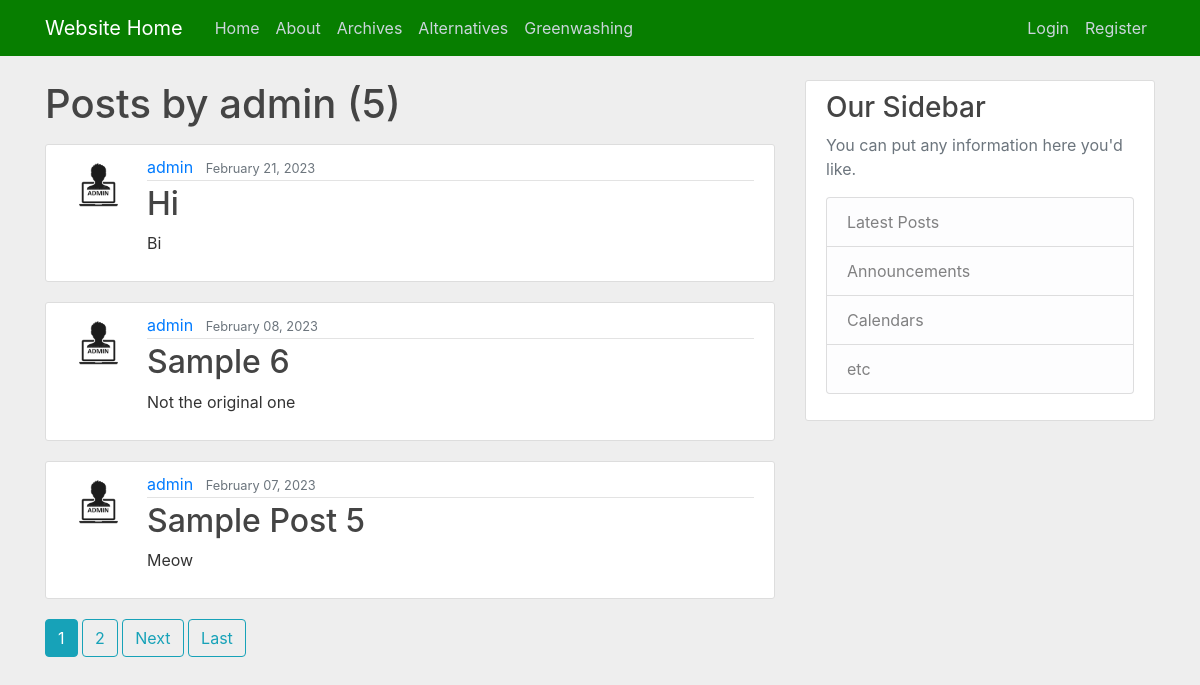
Screenshot of /user/admin with the database file from the repository.
### website/models.py (models this page shows)
class Posts(models.Model):
    title = models.CharField(max_length=100)
    content = models.TextField()
    date_posted = models.DateTimeField(default=timezone.now)
    author = models.ForeignKey(User, on_delete=models.CASCADE)

### users/models.py (models this page shows, shortened)
class Profile(models.Model):
    user = models.OneToOneField(User, on_delete=models.CASCADE)
    image = models.ImageField(default='default.jpg', upload_to='profile_pics')

### website/views.py (the view)
# urls.py: path('user/<str:username>', UserPostListView.as_view(), name='user-posts'),
class UserPostListView(ListView):
    model = Posts
    template_name = 'website/user_posts.html' #<app>/<model>_<viewtype>.html
    context_object_name = 'posts'
    paginate_by = 3
    def get_queryset(self):
        user = get_object_or_404(User, username=self.kwargs.get('username'))
        return Posts.objects.filter(author=user).order_by('-date_posted')

### website/templates/website/user_posts.html (shortened to what this page needs)
{% extends "website/base.html" %}
{% block content %}
<h1 class="mb-3" >Posts by {{ view.kwargs.username }} ({{ page_obj.paginator.count }})</h1>
    {% for posts in posts %}
    <article class="media content-section">
       <img class="rounded-circle article-img" src="{{ posts.author.profile.image.url }}">
    <div class="media-body">
        <div class="article-metadata">
        <a class="mr-2" href="{% url 'user-posts' posts.author.username %}">{{ posts.author }}</a>
        <small class="text-muted">{{ posts.date_posted|date:"F d, Y" }}</small>
        </div>
        <h2><a class="article-title" href="{% url 'post-detail' posts.id %}">{{ posts.title }}</a></h2>
        <p class="article-content">{{ posts.content }}</p>
    </div>
    </article>
    {% endfor %}
    {% if is_paginated %}
      {% for num in page_obj.paginator.page_range %}
        {% if page_obj.number == num %}
          <a class="btn btn-info mb-4" href="?page={{ num }}">{{ num }}</a>
        {% elif num > page_obj.number|add:'-3' and num < page_obj.number|add:'3' %}
          <a class="btn btn-outline-info mb-4" href="?page={{ num }}">{{ num }}</a>
        {% endif %}
      {% endfor %}
      {% if page_obj.has_next %}
        <a class="btn btn-outline-info mb-4" href="?page={{ page_obj.next_page_number }}">Next</a>
        <a class="btn btn-outline-info mb-4" href="?page={{ page_obj.paginator.num_pages }}">Last</a>
      {% endif %}
    {% endif %}
{% endblock content %}

### website/static/website/main.css (style rules this page uses)
body { background: #eeeeee; color: #333333; margin-top: 5rem; }
h1, h2, h3, h4, h5, h6 { color: #444444; }
.content-section { background: #ffffff; padding: 10px 20px; border: 1px solid #dddddd; border-radius: 3px; margin-bottom: 20px; }
.article-title { color: #444444; }
.article-content { white-space: pre-line; }
.article-img { height: 65px; width: 65px; margin-right: 16px; }
.article-metadata { padding-bottom: 1px; margin-bottom: 4px; border-bottom: 1px solid #e3e3e3 }

### rows the page displays
Posts: author.profile.image (picture), author "admin", date_posted "February 21, 2023", title "Hi", content "Bi"
Posts: author.profile.image (picture), author "admin", date_posted "February 08, 2023", title "Sample 6", content "Not the original one"
Posts: author.profile.image (picture), author "admin", date_posted "February 07, 2023", title "Sample Post 5", content "Meow"

### other values shown
{{ view.kwargs.username }} "admin"
{{ page_obj.paginator.count }} "5"
{{ num }} "1"
{{ num }} "2"
